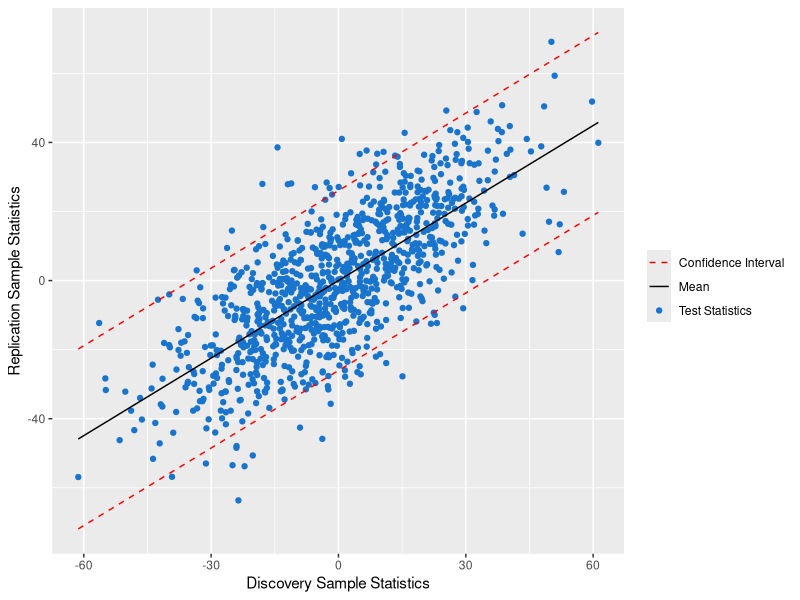
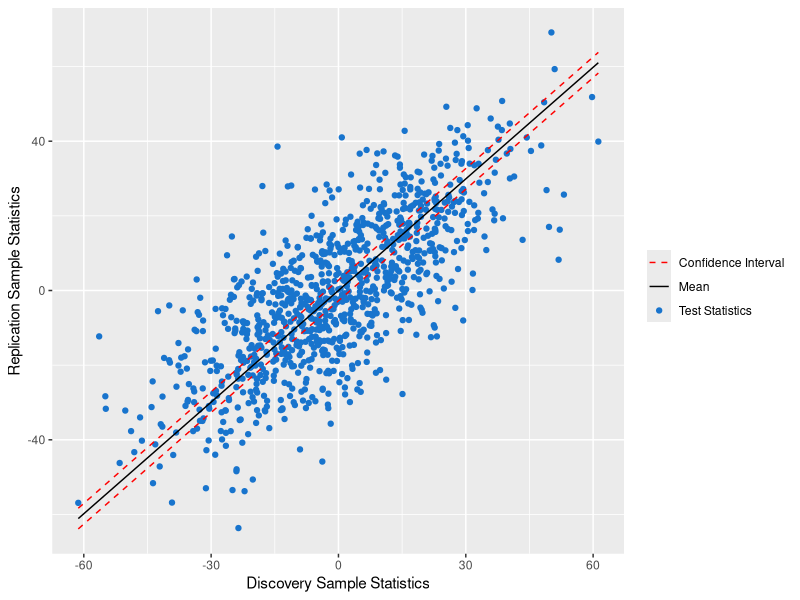
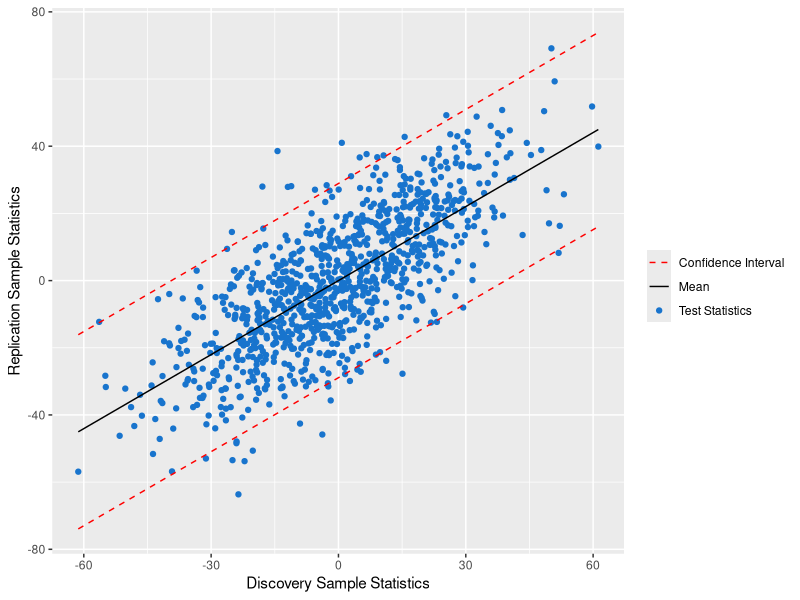
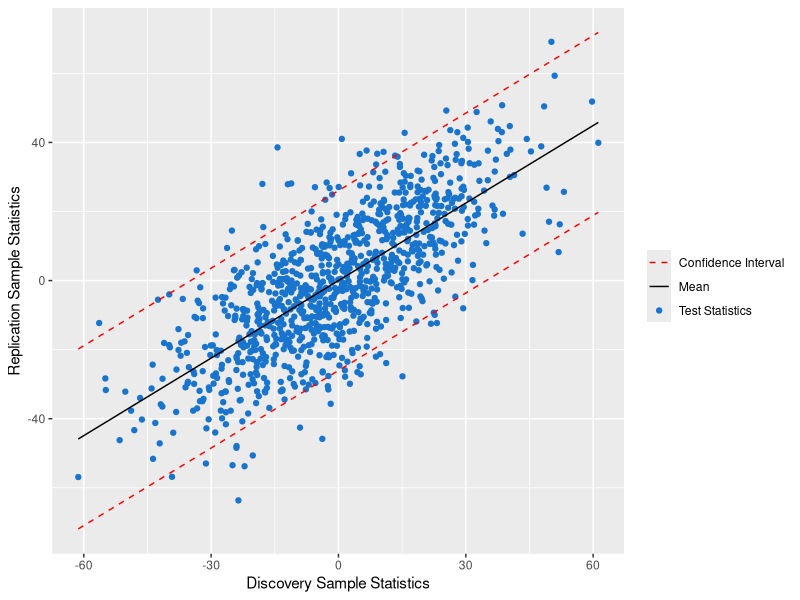
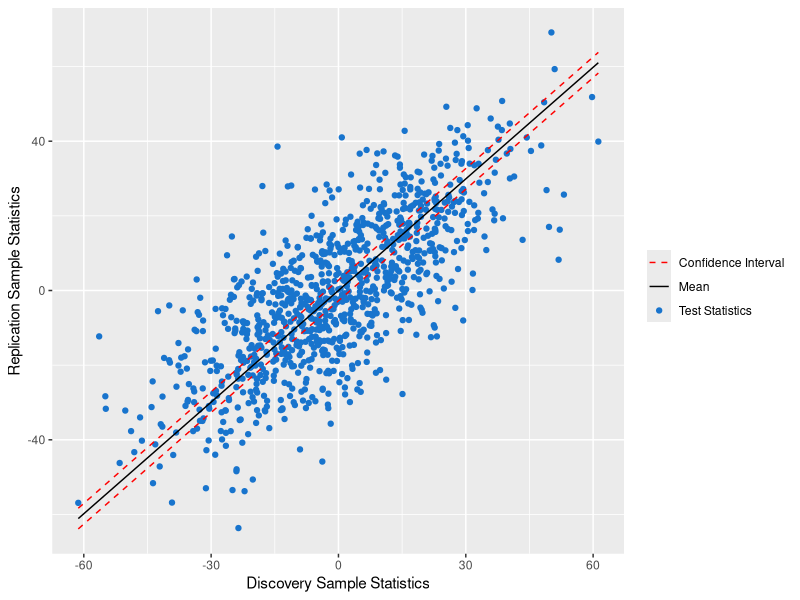
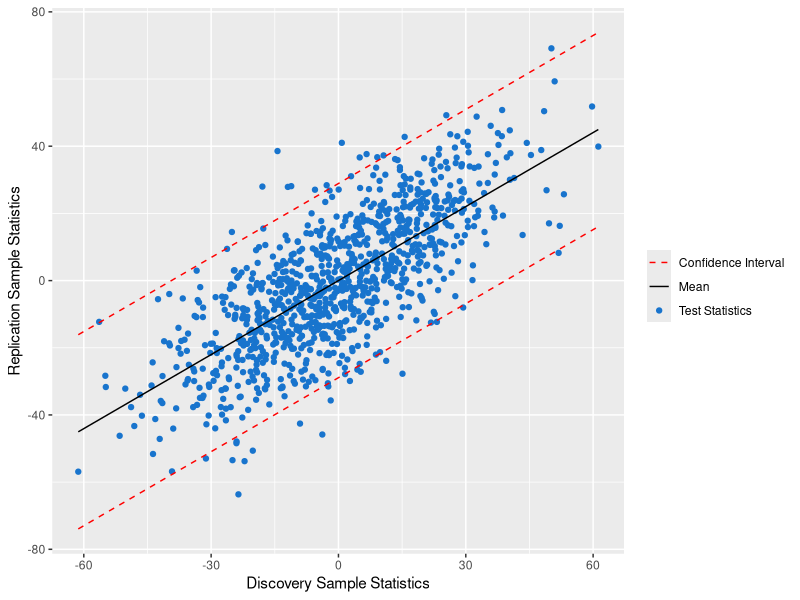

Write the R code that produced these figures, in order.
#libraries
#install.packages("mvtnorm")
library(mvtnorm)
library(tidyverse)
library(MASS)
library(ggplot2)
library(dplyr)
library(plyr)
library(reshape2)


#simulating data 
var_g<-4*.75
var_c1<-4*.25
var_c2<-4*.25
sigma<-sqrt(var_g)
sigma_c1<-sqrt(var_c1) #first study
sigma_c2<-sqrt(var_c2) #second study 
M<-1000#number of snps
#pValue<-0.05/M
#pValue<-(1*10^(-4))
ZScore<- qnorm(0.05/M,lower.tail =FALSE)
#ZScore<-5.2
sampleSizeS1<-100
sampleSizeS2<-100

#generating lambda
lambda <- rnorm(n=M, mean=0, sd=sigma)
#generating C1
delta1 <- rnorm(n=M, mean=0, sd=sigma_c1)
#simulating C2
delta2 <- rnorm(n=M, mean=0, sd=sigma_c2)

#generating two test statistics with different confounders
data1<-matrix(nrow=M, ncol=5)

for(i in 1:M){
  data1[i,1]<-lambda[i]
  data1[i,2]<-delta1[i]
  data1[i,3]<-delta2[i]
  data1[i,4]<-rnorm(n=1, mean=(lambda[i]+delta1[i])*sqrt(sampleSizeS1), sd=1) #s1
  data1[i,5]<-rnorm(n=1, mean=(lambda[i]+delta2[i])*sqrt(sampleSizeS2), sd=1) #s2
}

data1=as.data.frame(data1)
colnames(data1)=c("lambda", "delta1", "delta2", "s1", "s2")
#results.data<-filter(data1, s1>ZScore)

data1$s1_2<-(data1$s1)/sqrt(sampleSizeS1)
data1$s2_2<-(data1$s2)/sqrt(sampleSizeS2)
s1_sig<-data1 %>% filter(s1_2>ZScore | s1_2<(-ZScore))
#data1<-data1 %>% filter(s1_2>ZScore | s1_2<(-ZScore))

calculate_upperCI<-function(s1,sampleS1, sampleS2, var_g, c1, c2){
  sd_S1<-sqrt(sampleS1*var_g+1+c1*sampleS1)
  sd_S2<-sqrt(sampleS2*var_g+1+c2*sampleS2)
  mean<-(sqrt(sampleS1)*sqrt(sampleS2)*var_g*s1)/(sd_S1^2)
  var2<-sd_S2^2-((sampleS1*sampleS2*var_g^2)/(sd_S1^2))
  error <- qnorm(0.975)*sqrt(var2)
  mean+error
}

calculate_lowerCI<-function(s1,sampleS1, sampleS2, var_g, c1, c2){
  sd_S1<-sqrt(sampleS1*var_g+1+c1*sampleS1)
  sd_S2<-sqrt(sampleS2*var_g+1+c2*sampleS2)
  mean<-(sqrt(sampleS1)*sqrt(sampleS2)*var_g*s1)/(sd_S1^2)
  var2<-sd_S2^2-((sampleS1*sampleS2*var_g^2)/(sd_S1^2))
  error <- qnorm(0.975)*sqrt(var2)
  return(mean-error)
}

calculate_mean<-function(s1,sampleS1,sampleS2, var_g, c1, c2){
  sd_S1<-sqrt(sampleS1*var_g+1+c1*sampleS1)
  sd_S2<-sqrt(sampleS2*var_g+1+c2*sampleS2)
  mean<-(sqrt(sampleS1)*sqrt(sampleS2)*var_g*s1)/(sd_S1^2)
}


pred_obs<-ggplot(data = data1, mapping = aes(x = s1, y = s2)) +
  geom_point(mapping =aes(color="Test Statistics"))+
  stat_function(fun=calculate_lowerCI,args=list(sampleS1=sampleSizeS1, sampleS2=sampleSizeS2, var_g=var_g, c1=var_c1, c2=var_c2),linetype = 2, color="red")+
  stat_function(fun=calculate_upperCI,args=list(sampleS1=sampleSizeS1, sampleS2=sampleSizeS2, var_g=var_g, c1=var_c1, c2=var_c2),linetype = 2, mapping =aes(color="Confidence Interval"))+
  stat_function(fun=calculate_mean, args=list(sampleS1=sampleSizeS1, sampleS2=sampleSizeS2, var_g=var_g, c1=var_c1, c2=var_c2), mapping=aes(color="Mean"))+
  xlab("Discovery Sample Statistics")+ylab("Replication Sample Statistics")+
  theme(legend.position = "right")+
  scale_color_manual(name = element_blank(), # or name = element_blank()
                     values = c("Confidence Interval"="red", "Test Statistics"="dodgerblue3", "Mean"="black"))
pred_obs



ggsave(filename ="sim_confInterval_confouding2.jpg")


pred_obs<-ggplot(data = data1, mapping = aes(x = s1, y = s2)) +
  geom_point(mapping =aes(color="Test Statistics"))+
  stat_function(fun=calculate_lowerCI,args=list(sampleS1=sampleSizeS1, sampleS2=sampleSizeS2,var_g=var_g, c1=0, c2=0),linetype = 2, color="red")+
  stat_function(fun=calculate_upperCI,args=list(sampleS1=sampleSizeS1, sampleS2=sampleSizeS2,var_g=var_g, c1=0, c2=0),linetype = 2, mapping =aes(color="Confidence Interval"))+
  stat_function(fun=calculate_mean, args=list(sampleS1=sampleSizeS1, sampleS2=sampleSizeS2, var_g=var_g, c1=0, c2=0), mapping=aes(color="Mean"))+
  xlab("Discovery Sample Statistics")+ylab("Replication Sample Statistics")+
  theme(legend.position = "right")+
  scale_color_manual(name = element_blank(), # or name = element_blank()
                     values = c("Confidence Interval"="red", "Test Statistics"="dodgerblue3", "Mean"="black"))
pred_obs


ggsave(filename ="sim_confInterval_withoutconfouding2.jpg")



#estimating confouding and heriability from data 
#s1 variance
N_1<-sampleSizeS1
N_2<-sampleSizeS2
num_s1<-sum(data1$s1_2>ZScore|data1$s1_2<(-ZScore))


MLE<-function(var){
  estimate<-choose(M,num_s1)
  for(i in s1_sig$s1){
    estimate<-estimate*dnorm(i, mean=0, sd=sqrt(var))
  }
  estimate<-estimate*(pnorm(ZScore*sqrt(sampleSizeS1), mean=0, sd=sqrt(var))-pnorm((-ZScore)*sqrt(sampleSizeS1), mean=0, sd=sqrt(var)))^(M-num_s1)
}
max<-0
maxVar<-0

for(i in seq(from=0.1, to=10*sampleSizeS1, by=.1)){
  temp<-MLE(i)
  #print(temp)
  if (temp>max) {
    max<-temp
    maxVar<-i
  }
}


#first method to estimate var_g
expected_mean_ratio<-function(sigma_g_2){
  sqrt(N_1*N_2)*sigma_g_2/maxVar
}
sigma_g_estimator <- 0
min_rms <- 10000
var_g_est2 <- 0
for (i in 1:10000){
  ratio<-expected_mean_ratio(sigma_g_estimator)
  expected_s2 <- s1_sig$s1*ratio
  cur_rms <- sqrt(sum((expected_s2-s1_sig$s2)^2))
  if (cur_rms < min_rms){
    min_rms<- cur_rms
    var_g_est2 <- sigma_g_estimator
  }
  sigma_g_estimator <- sigma_g_estimator+0.01
}

#another var_g estimator
var_g_1 <- mean(s1_sig$s2/s1_sig$s1)*maxVar/sqrt(sampleSizeS1*sampleSizeS2)

#est c1
c1_est2<-(maxVar-1-var_g_1*(N_1))/(N_1)

#estimating sigmac2
MLE_joint_probability<-function(var_g, var_c1, var_c2){
  cov_matrix=matrix(data=NA, nrow=2, ncol=2)
  cov_matrix[1,1]=N_1*var_g+N_1*var_c1+1
  cov_matrix[1,2]=sqrt(N_1*N_2)*var_g
  cov_matrix[2,1]=sqrt(N_1*N_2)*var_g
  cov_matrix[2,2]=N_2*var_g+N_2*var_c2+1
  
  mean_matrix=matrix(data=NA, nrow=2, ncol=1)
  mean_matrix[1,1]=0
  mean_matrix[2,1]=0
  
  estimate<-choose(M,num_s1)
  
  vector<-(s1_sig[,c(4,5)])
  prob<-dmvnorm(x=vector, mean = mean_matrix, sigma = cov_matrix, log = FALSE)
  
  for(i in prob){
    estimate<-estimate*i
  }
  return(estimate)
}

max<-0
c2_est<-0
for(i in seq(from=0,to=10, by=0.001)){
  temp<-MLE_joint_probability(var_g_1, c1_est2, i)
  if(temp>max){
    max<-temp
    c2_est<-i
  }
}

pred_obs<-ggplot(data = data1, mapping = aes(x = s1, y = s2)) +
  geom_point(mapping =aes(color="Test Statistics"))+
  stat_function(fun=calculate_lowerCI,args=list(sampleS1=sampleSizeS1, sampleS2=sampleSizeS2,var_g=var_g_est2, c1=c1_est2, c2=c2_est),linetype = 2, color="red")+
  stat_function(fun=calculate_upperCI,args=list(sampleS1=sampleSizeS1, sampleS2=sampleSizeS2,var_g=var_g_est2, c1=c1_est2, c2=c2_est),linetype = 2, mapping =aes(color="Confidence Interval"))+
  stat_function(fun=calculate_mean, args=list(sampleS1=sampleSizeS1, sampleS2=sampleSizeS2,var_g=var_g_est2, c1=c1_est2, c2=c2_est), mapping=aes(color="Mean"))+
  xlab("Discovery Sample Statistics")+ylab("Replication Sample Statistics")+
  theme(legend.position = "right")+
  scale_color_manual(name = element_blank(), # or name = element_blank()
                     values = c("Confidence Interval"="red", "Test Statistics"="dodgerblue3", "Mean"="black"))
pred_obs

ggsave(filename ="sim_confInterval_confoudingEST2.jpg")



#calculating s2 given s1
ZScore_2<-qnorm(0.05/nrow(s1_sig),lower.tail =FALSE)
calculate_pcondtional<-function(s1, var_g, var_c1, var_c2){
  mean<-(sqrt(N_1*N_2)*var_g*s1)/(1+N_1*var_g+N_1*var_c1)
  #var<-(1-(sigma_g^4)/((1+sigma_g^2+sigma_c1^2)*(1+sigma_g^2+sigma_c2^2)))*(1+sigma_g^2+sigma_c2^2)
  var<-(N_2*var_g)+(N_2*var_c2)+1-((N_1*N_2*var_g^2)/(N_1*var_g+N_1*var_c1+1))
  p <- s1
  for (i in 1:NROW(s1)){
    if (s1[i]>0){
      p[i]<-(1-pnorm(ZScore_2*sqrt(N_2), mean[i], sqrt(var)))
    }
    else{
      p[i]<-pnorm(-ZScore_2*sqrt(N_2), mean[i], sqrt(var))
    }
  }
  return (p)
}

calculate_pcondtional_mean<-function(s1, var_g, var_c1, var_c2){
  mean<-(sqrt(N_1*N_2)*var_g*s1)/(1+N_1*var_g+N_1*var_c1)
  #var<-(1-(sigma_g^4)/((1+sigma_g^2+sigma_c1^2)*(1+sigma_g^2+sigma_c2^2)))*(1+sigma_g^2+sigma_c2^2)
  var<-(N_2*var_g)+(N_2*var_c2)+1-((N_1*N_2*var_g^2)/(N_1*var_g+N_1*var_c1+1))
  return (mean)
}

calculate_pcondtional_var<-function(s1, var_g, var_c1, var_c2){
  mean<-(sqrt(N_1*N_2)*var_g*s1)/(1+N_1*var_g+N_1*var_c1)
  #var<-(1-(sigma_g^4)/((1+sigma_g^2+sigma_c1^2)*(1+sigma_g^2+sigma_c2^2)))*(1+sigma_g^2+sigma_c2^2)
  var<-(N_2*var_g)+(N_2*var_c2)+1-((N_1*N_2*var_g^2)/(N_1*var_g+N_1*var_c1+1))
  return (var)
}

#rep rate 
#s1_sig<-nrow(filter(data, s1>5.2|s1<(-5.2)))
s1_s2_sig<-s1_sig %>% filter(s2_2>ZScore_2 | s2_2<(-ZScore_2))
repRate=nrow(s1_s2_sig)/nrow(s1_sig)

#theoretical reprate
theo_rep <- sum(calculate_pcondtional(s1_sig$s1, var_g_est2, c1_est2, c2_est))/nrow(s1_sig)
try.temp <- cbind(s1_sig$s1_2,s1_sig$s2_2,
                  calculate_pcondtional(s1_sig$s1, var_g_est2, c1_est2, c2_est),
                  calculate_pcondtional_mean(s1_sig$s1, var_g_est2, c1_est2, c2_est),
                  calculate_pcondtional_var(s1_sig$s1, var_g_est2, c1_est2, c2_est))
colnames(try.temp)<-c("s1_2","s2_2","prob","pred_mean","pred_var")
